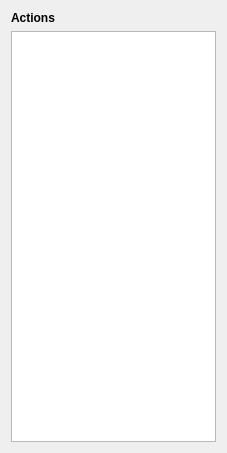
<?xml version="1.0" encoding="UTF-8"?>
<ui version="4.0">
 <class>DSCommitActions</class>
 <widget class="QFrame" name="DSCommitActions">
  <property name="geometry">
   <rect>
    <x>0</x>
    <y>0</y>
    <width>227</width>
    <height>453</height>
   </rect>
  </property>
  <property name="windowTitle">
   <string>Frame</string>
  </property>
  <layout class="QVBoxLayout" name="verticalLayout">
   <item>
    <widget class="QLabel" name="w_label">
     <property name="font">
      <font>
       <bold>true</bold>
      </font>
     </property>
     <property name="text">
      <string>Actions</string>
     </property>
    </widget>
   </item>
   <item>
    <widget class="QListWidget" name="w_list_widget">
     <property name="alternatingRowColors">
      <bool>true</bool>
     </property>
     <property name="iconSize">
      <size>
       <width>13</width>
       <height>8</height>
      </size>
     </property>
    </widget>
   </item>
  </layout>
 </widget>
 <resources/>
 <connections/>
</ui>
